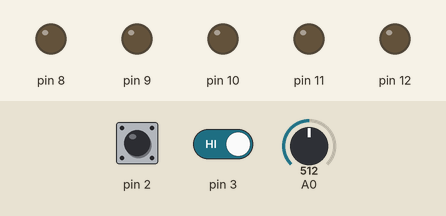
Simulated run of this sketch. Board: Arduino Uno, built with avr-gcc and run on an emulated ATmega328P. Parts: output pins drawn as LEDs (lit = HIGH). Dashed ring = blinking. Inputs (shaded band) come from the test bench; at power-on: pin 2 HIGH, A0 = 512, pin 3 HIGH.

Above: at 1.8 s.
1.9 s: pin 2 driven LOW
At 2.4 s:
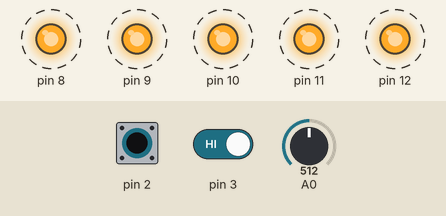
6.0 s: A0 set to 0
7.7 s: A0 set to 122
At 8.0 s:
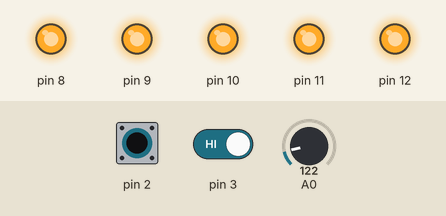
11.2 s: pin 3 driven LOW
12.7 s: pin 2 pulsed HIGH 2 times (0.12 s each, 0.3 s apart)
At 13.37 s:
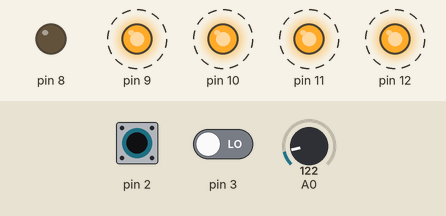
16.2 s: A0 set to 0
At 17.3 s:
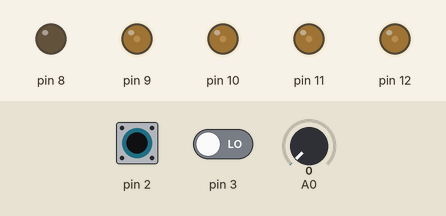
Timing chart, 0 to 18.7 s (numbered marks = the images above; inputs shaded):
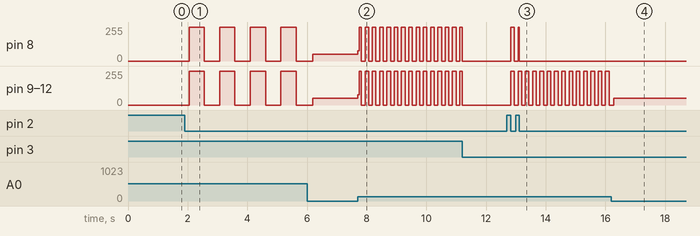

Measured:
- after the input at 1.9 s, pin 8–12: alternates 255/255 for 0.51 s and 0/255 for 0.51 s, starting after 0.15 s
- after the input at 7.7 s, pin 8–12: 49/255 → 78/255 at once, then moves between 0/255 and 255/255, repeating every 0.24 s
- after the input at 12.7 s, pin 8: 0/255 → 255/255 after 0.13 s, → 0/255 0.12 s later; pin 9–12: alternates 255/255 for 0.12 s and 0/255 for 0.12 s, starting after 0.13 s

The sketch:

button_counting.ino
```cpp
#define START_LED 8
#define LED_COUNT 5


const short MAX_STATE = 1 << LED_COUNT;
const short MIN_STATE = 0;

volatile short state = 0;

volatile int on = false;

volatile unsigned long lastButtonPress = 0l;

void setup()
{
  pinMode(2, INPUT);
  pinMode(3, INPUT);

  for (int i = START_LED; i < START_LED + LED_COUNT; i++)
    pinMode(i, OUTPUT);

  attachInterrupt(0, down, FALLING);
  attachInterrupt(1, up, FALLING);
}

void up()
{
  add(1);
}

void down()
{
  add(-1);
}

void add(short i)
{
  unsigned long currentTime = millis();
  if (currentTime - lastButtonPress < 300)
    return;

  lastButtonPress = currentTime;

  state += i;
  state = state % MAX_STATE;

  if(on)
    writeLEDs(state);
}

void writeLEDs(short state)
{
  for (short i = 0; i < LED_COUNT; i++)
  {
    if ((state >> i) & 1)
      digitalWrite(i + START_LED, HIGH);
    else
      digitalWrite(i + START_LED, LOW);
  }
}

void loop()
{
  int sensorValue = analogRead(0);

  writeLEDs(state);
  on = true;
  delay(sensorValue);
  writeLEDs(0);
  on = false;
  delay(sensorValue);
}
```
